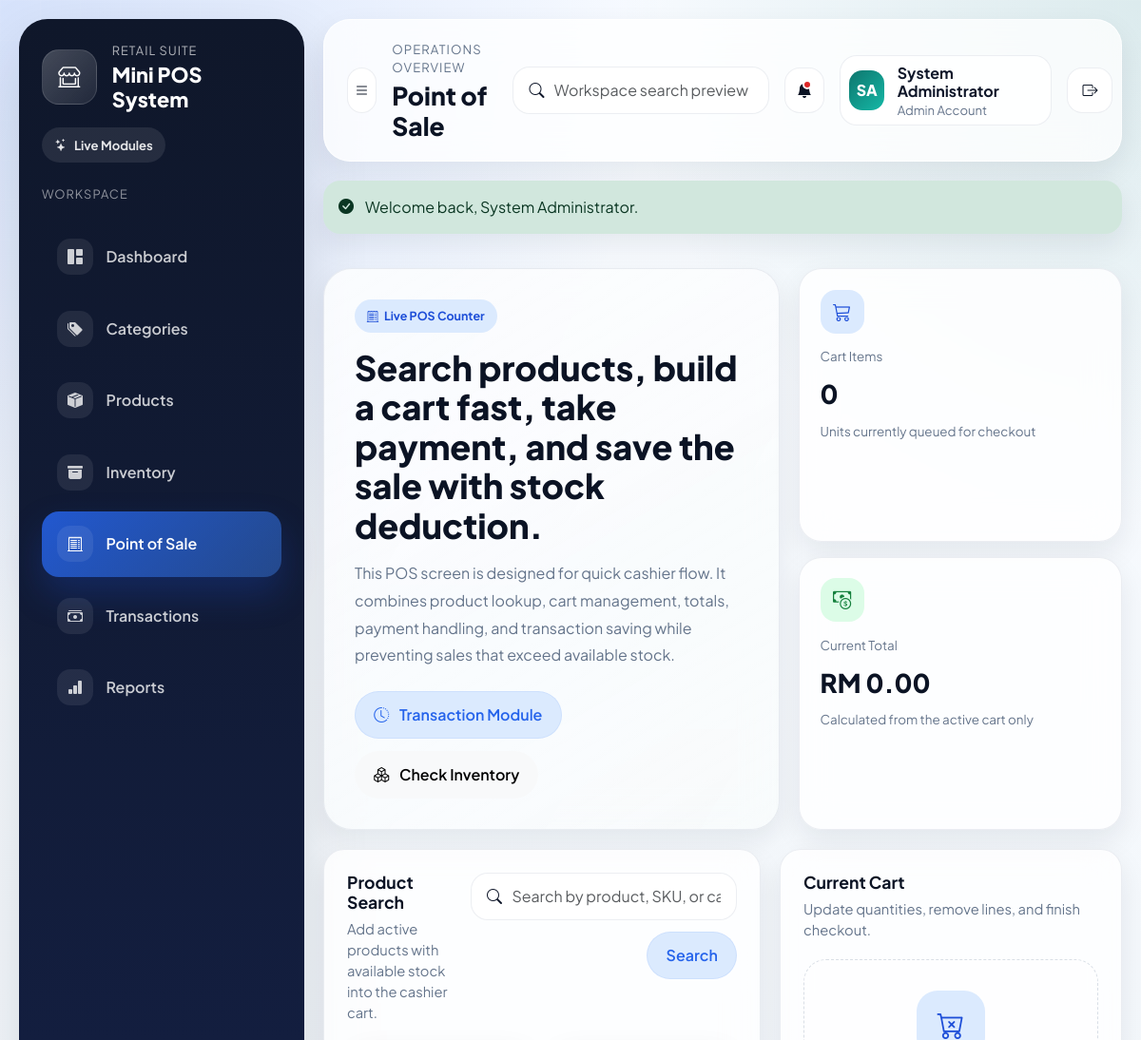
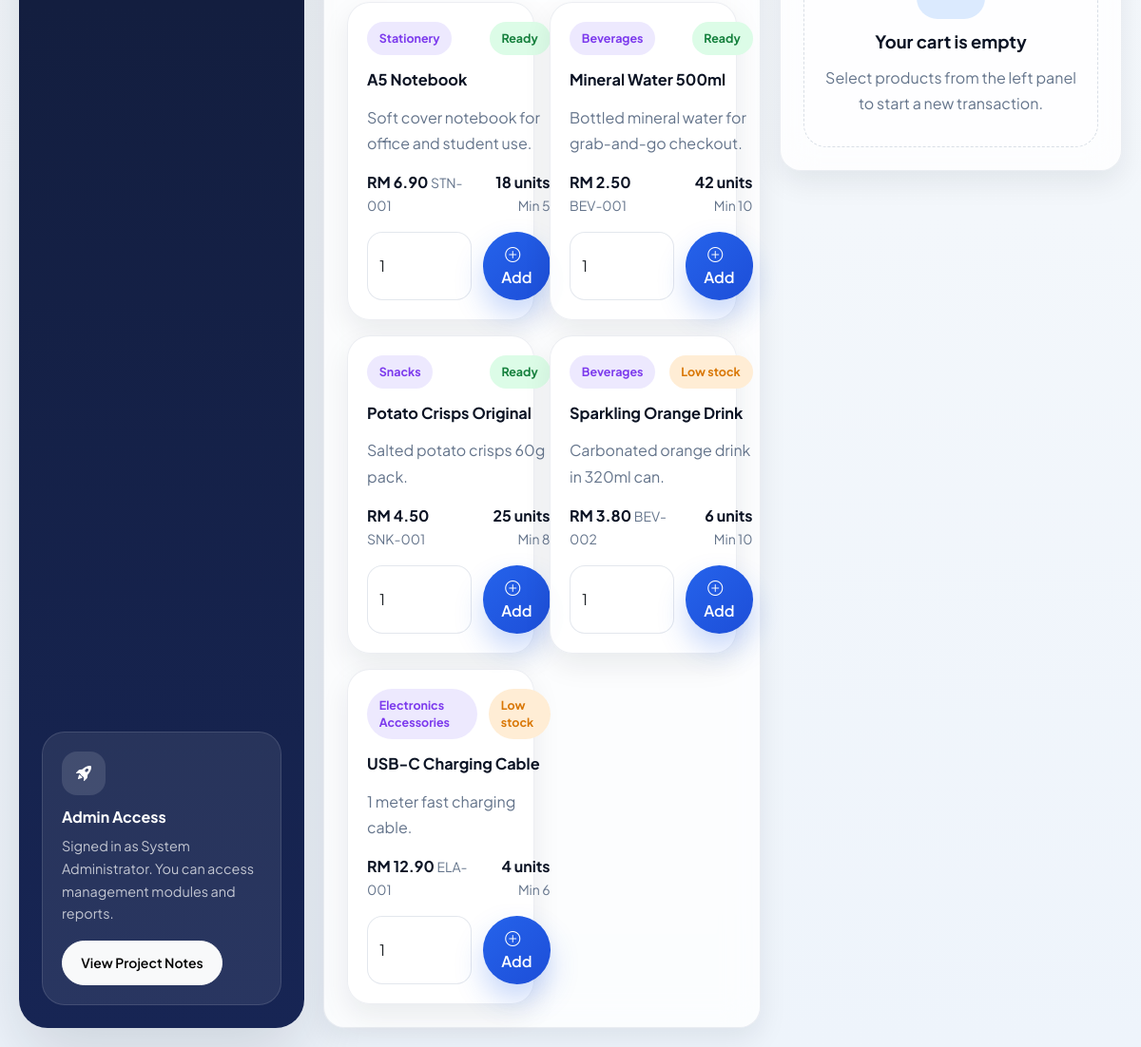
/modules/pos/index.php (signed in), run on the app's committed database (2 pictures, top to bottom).
### tables this page shows
CREATE TABLE IF NOT EXISTS products (
    id INT UNSIGNED AUTO_INCREMENT PRIMARY KEY,
    category_id INT UNSIGNED NOT NULL,
    sku VARCHAR(50) NOT NULL,
    name VARCHAR(150) NOT NULL,
    description TEXT NULL,
    unit_price DECIMAL(10, 2) NOT NULL DEFAULT 0.00,
    cost_price DECIMAL(10, 2) NOT NULL DEFAULT 0.00,
    stock_quantity INT NOT NULL DEFAULT 0,
    min_stock_level INT NOT NULL DEFAULT 5,
    status ENUM('active', 'inactive') NOT NULL DEFAULT 'active',
    created_at TIMESTAMP DEFAULT CURRENT_TIMESTAMP,
    updated_at TIMESTAMP DEFAULT CURRENT_TIMESTAMP ON UPDATE CURRENT_TIMESTAMP,
    UNIQUE KEY uq_products_sku (sku),
    KEY idx_products_category_id (category_id),
    CONSTRAINT fk_products_category
        FOREIGN KEY (category_id) REFERENCES categories(id)
        ON UPDATE CASCADE
        ON DELETE RESTRICT
);

CREATE TABLE IF NOT EXISTS categories (
    id INT UNSIGNED AUTO_INCREMENT PRIMARY KEY,
    name VARCHAR(100) NOT NULL,
    description VARCHAR(255) NULL,
    created_at TIMESTAMP DEFAULT CURRENT_TIMESTAMP,
    updated_at TIMESTAMP DEFAULT CURRENT_TIMESTAMP ON UPDATE CURRENT_TIMESTAMP,
    UNIQUE KEY uq_categories_name (name)
);

### includes/config/app.php (called while the page is built, shortened)
<?php
function app_base_url(): string
{
    $scriptName = str_replace('\\', '/', (string) ($_SERVER['SCRIPT_NAME'] ?? ''));
    $scriptFilename = (string) ($_SERVER['SCRIPT_FILENAME'] ?? '');
    $resolvedScriptFilename = realpath($scriptFilename);
    $scriptFilename = str_replace('\\', '/', $resolvedScriptFilename !== false ? $resolvedScriptFilename : $scriptFilename);
    $appRoot = realpath(dirname(__DIR__, 2));
    $appRoot = str_replace('\\', '/', $appRoot !== false ? $appRoot : dirname(__DIR__, 2));
    $scriptDirectoryUrl = trim(str_replace('\\', '/', dirname($scriptName)), '/.');
    $scriptDirectoryPath = str_replace('\\', '/', dirname($scriptFilename));
    $relativeDirectory = trim(substr($scriptDirectoryPath, strlen($appRoot)), '/');
    $urlSegments = $scriptDirectoryUrl === '' ? [] : explode('/', $scriptDirectoryUrl);
    $relativeSegments = explode('/', $relativeDirectory);
    $baseSegments = array_slice($urlSegments, 0, max(0, count($urlSegments) - count($relativeSegments)));
    return $baseSegments === [] ? '' : '/' . implode('/', $baseSegments);
}
function url(string $path = ''): string
{
    $base = app_base_url();
    $relativePath = ltrim($path, '/');
    return ($base === '' ? '' : $base) . '/' . $relativePath;
}

### includes/helpers/pos.php (called while the page is built, shortened)
<?php
require_once __DIR__ . '/../config/database.php';
require_once __DIR__ . '/catalog.php';
function pos_cart_items_raw(): array
{
    return $_SESSION['pos_cart'];
}
function pos_cart_count(): int
{
    return array_sum(array_map('intval', pos_cart_items_raw()));
}
function pos_product_catalog(string $search = ''): array
{
    $sql = 'SELECT
                p.id,
                p.sku,
                p.name,
                p.description,
                p.unit_price,
                p.stock_quantity,
                p.min_stock_level,
                p.status,
                c.name AS category_name
            FROM products p
            INNER JOIN categories c ON c.id = p.category_id
            WHERE p.status = "active"';
    $params = [];
    $sql .= ' ORDER BY
                CASE WHEN p.stock_quantity = 0 THEN 1 ELSE 0 END,
                p.name ASC';
    $statement = database()->prepare($sql);
    $statement->execute($params);
    return $statement->fetchAll();
}
function pos_cart_details(): array
{
    $rawCart = pos_cart_items_raw();
    if ($rawCart === []) {
        return [];
    }
    $items = [];
    return $items;
}
function pos_cart_totals(array $cartItems): array
{
    $subtotal = 0.0;
    return [
        'subtotal' => round($subtotal, 2),
        'tax_amount' => 0.0,
        'discount_amount' => 0.0,
        'total_amount' => round($subtotal, 2),
    ];
}

### includes/helpers/catalog.php (called while the page is built, shortened)
<?php
require_once __DIR__ . '/../config/database.php';
function normalize_search(?string $value): string
{
    return trim((string) $value);
}

### includes/config/database.php (called while the page is built, shortened)
<?php
function database_config(): array
{
    $config = [
        'host' => '127.0.0.1',
        'port' => '3306',
        'database' => 'mini_pos_system',
        'username' => 'root',
        'password' => '',
        'charset' => 'utf8mb4',
    ];
    return $config;
}
function database(): PDO
{
    static $pdo;
    $config = database_config();
    $dsn = sprintf(
        'mysql:host=%s;port=%s;dbname=%s;charset=%s',
        $config['host'],
        $config['port'],
        $config['database'],
        $config['charset']
    );
    try {
        $pdo = new PDO(
            $dsn,
            $config['username'],
            $config['password'],
            [
                PDO::ATTR_ERRMODE => PDO::ERRMODE_EXCEPTION,
                PDO::ATTR_DEFAULT_FETCH_MODE => PDO::FETCH_ASSOC,
                PDO::ATTR_EMULATE_PREPARES => false,
            ]
        );
    } catch (PDOException $exception) {
        throw new RuntimeException(
            'Database connection failed. Update includes/config/database.local.php with your MySQL settings first.',
            0,
            $exception
        );
    }
    return $pdo;
}

### modules/pos/index.php (the view, shortened to what this page needs)
<?php
require_once __DIR__ . '/../../includes/helpers/pos.php';
$search = normalize_search($_GET['search'] ?? '');
$checkoutValidation = null;
$products = pos_product_catalog($search);
$cartItems = pos_cart_details();
$totals = $checkoutValidation['totals'] ?? pos_cart_totals($cartItems);
require __DIR__ . '/../../includes/layout/app-shell-start.php';
?>
<section class="hero-panel">
    <div class="hero-content glass-card">
        <span class="badge-soft-primary mb-3">
            <i class="bi bi-receipt-cutoff"></i>
            Live POS Counter
        </span>
        <h3>Search products, build a cart fast, take payment, and save the sale with stock deduction.</h3>
        <p>
            This POS screen is designed for quick cashier flow. It combines product lookup, cart management, totals,
            payment handling, and transaction saving while preventing sales that exceed available stock.
        </p>
        <div class="hero-actions">
            <a href="<?= htmlspecialchars(url('modules/transactions/index.php'), ENT_QUOTES, 'UTF-8'); ?>" class="btn btn-soft">
                <i class="bi bi-clock-history me-2"></i>
                Transaction Module
            </a>
            <a href="<?= htmlspecialchars(url('modules/inventory/index.php'), ENT_QUOTES, 'UTF-8'); ?>" class="btn btn-light">
                <i class="bi bi-boxes me-2"></i>
                Check Inventory
            </a>
        </div>
    </div>
    <div class="feature-grid">
        <article class="summary-card glass-card">
            <div class="summary-card__icon primary"><i class="bi bi-cart3"></i></div>
            <span class="summary-card__label">Cart Items</span>
            <strong class="summary-card__value"><?= pos_cart_count(); ?></strong>
            <span class="summary-card__change">Units currently queued for checkout</span>
        </article>
        <article class="summary-card glass-card">
            <div class="summary-card__icon success"><i class="bi bi-cash-coin"></i></div>
            <span class="summary-card__label">Current Total</span>
            <strong class="summary-card__value">RM <?= htmlspecialchars(number_format($totals['total_amount'], 2), ENT_QUOTES, 'UTF-8'); ?></strong>
            <span class="summary-card__change">Calculated from the active cart only</span>
        </article>
    </div>
</section>
<section class="pos-layout">
    <article class="section-card glass-card">
        <div class="admin-toolbar">
            <div>
                <h3 class="section-title">Product Search</h3>
                <p class="section-subtitle">Add active products with available stock into the cashier cart.</p>
            </div>
            <form method="get" class="admin-filter-form admin-filter-form--wide">
                <div class="search-input-group">
                    <i class="bi bi-search"></i>
                    <input type="text" name="search" class="form-control" placeholder="Search by product, SKU, or category" value="<?= htmlspecialchars($search, ENT_QUOTES, 'UTF-8'); ?>">
                </div>
                <button type="submit" class="btn btn-soft">Search</button>
            </form>
        </div>
        <?php if ($products === []): ?>
            <div class="empty-state">
                <div class="empty-state__icon"><i class="bi bi-search-heart"></i></div>
                <h4>No products found</h4>
                <p><?= $search === '' ? 'Create active products first so they can appear in the POS counter.' : 'Try another search keyword or clear the current search.'; ?></p>
                <a href="<?= htmlspecialchars(url('modules/products/create.php'), ENT_QUOTES, 'UTF-8'); ?>" class="btn btn-primary">Create Product</a>
            </div>
        <?php else: ?>
            <div class="pos-product-grid">
                <?php foreach ($products as $product): ?>
                    <?php
                    $availableStock = (int) $product['stock_quantity'];
                    $isOutOfStock = $availableStock === 0;
                    $isLowStock = $availableStock <= (int) $product['min_stock_level'];
                    ?>
                    <article class="pos-product-card">
                        <div class="pos-product-card__top">
                            <span class="badge-soft-info"><?= htmlspecialchars((string) $product['category_name'], ENT_QUOTES, 'UTF-8'); ?></span>
                            <span class="<?= $isOutOfStock ? 'badge-soft-warning' : ($isLowStock ? 'badge-soft-warning' : 'badge-soft-success'); ?>">
                                <?= $isOutOfStock ? 'Out of stock' : ($isLowStock ? 'Low stock' : 'Ready'); ?>
                            </span>
                        </div>
                        <h4><?= htmlspecialchars((string) $product['name'], ENT_QUOTES, 'UTF-8'); ?></h4>
                        <p><?= htmlspecialchars((string) ($product['description'] ?: 'No description available.'), ENT_QUOTES, 'UTF-8'); ?></p>
                        <div class="pos-product-card__meta">
                            <div>
                                <strong>RM <?= htmlspecialchars(number_format((float) $product['unit_price'], 2), ENT_QUOTES, 'UTF-8'); ?></strong>
                                <small><?= htmlspecialchars((string) $product['sku'], ENT_QUOTES, 'UTF-8'); ?></small>
                            </div>
                            <div class="text-end">
                                <strong><?= $availableStock; ?> units</strong>
                                <small>Min <?= (int) $product['min_stock_level']; ?></small>
                            </div>
                        </div>
                        <form method="post" class="pos-add-form">
                            <input type="number" name="quantity" class="form-control" min="1" max="<?= $availableStock; ?>" value="1" <?= $isOutOfStock ? 'disabled' : ''; ?>>
                            <button type="submit" class="btn btn-primary" <?= $isOutOfStock ? 'disabled' : ''; ?>>
                                <i class="bi bi-plus-circle me-2"></i>
                                Add
                            </button>
                        </form>
                    </article>
                <?php endforeach; ?>
            </div>
        <?php endif; ?>
    </article>
    <aside class="section-card glass-card pos-cart-panel">
        <div class="admin-toolbar">
            <div>
                <h3 class="section-title">Current Cart</h3>
                <p class="section-subtitle">Update quantities, remove lines, and finish checkout.</p>
            </div>
        </div>
        <?php if ($cartItems === []): ?>
            <div class="empty-state empty-state--compact">
                <div class="empty-state__icon"><i class="bi bi-cart-x"></i></div>
                <h4>Your cart is empty</h4>
                <p>Select products from the left panel to start a new transaction.</p>
            </div>
        <?php endif; ?>
    </aside>
</section>
<?php require __DIR__ . '/../../includes/layout/app-shell-end.php'; ?>

### data on the page
products: category.name "Stationery", shows "Ready", name "A5 Notebook", description "Soft cover notebook for office and student use.", unit_price "6.90", sku "STN-001", stock_quantity "18", min_stock_level "5", quantity "1"
products: category.name "Beverages", shows "Ready", name "Mineral Water 500ml", description "Bottled mineral water for grab-and-go checkout.", unit_price "2.50", sku "BEV-001", stock_quantity "42", min_stock_level "10", quantity "1"
products: category.name "Snacks", shows "Ready", name "Potato Crisps Original", description "Salted potato crisps 60g pack.", unit_price "4.50", sku "SNK-001", stock_quantity "25", min_stock_level "8", quantity "1"
products: category.name "Beverages", shows "Low stock", name "Sparkling Orange Drink", description "Carbonated orange drink in 320ml can.", unit_price "3.80", sku "BEV-002", stock_quantity "6", min_stock_level "10", quantity "1"
products: category.name "Electronics Accessories", shows "Low stock", name "USB-C Charging Cable", description "1 meter fast charging cable.", unit_price "12.90", sku "ELA-001", stock_quantity "4", min_stock_level "6", quantity "1"

### other printed values
APP_NAME "Mini POS System"
$item['label'] "Dashboard"
$item['label'] "Categories"
$item['label'] "Products"
$item['label'] "Inventory"
$item['label'] "Point of Sale"
$item['label'] "Transactions"
$item['label'] "Reports"
current_user_name() "System Administrator"
$pageTitle "Point of Sale"
user_initials($currentUserName) "SA"
$currentUserName "System Administrator"
$currentUserRole "Admin"
$successMessage "Welcome back, System Administrator."
pos_cart_count() "0"
